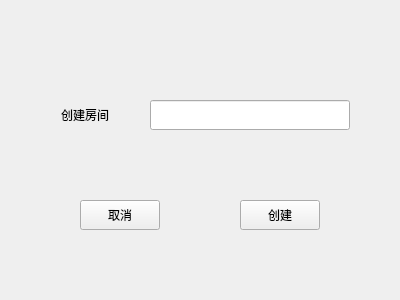
<?xml version="1.0" encoding="UTF-8"?>
<ui version="4.0">
 <class>CreateRoom</class>
 <widget class="QWidget" name="CreateRoom">
  <property name="geometry">
   <rect>
    <x>0</x>
    <y>0</y>
    <width>400</width>
    <height>300</height>
   </rect>
  </property>
  <property name="minimumSize">
   <size>
    <width>400</width>
    <height>300</height>
   </size>
  </property>
  <property name="maximumSize">
   <size>
    <width>400</width>
    <height>300</height>
   </size>
  </property>
  <property name="windowTitle">
   <string>Form</string>
  </property>
  <widget class="QLabel" name="label">
   <property name="geometry">
    <rect>
     <x>50</x>
     <y>100</y>
     <width>70</width>
     <height>30</height>
    </rect>
   </property>
   <property name="minimumSize">
    <size>
     <width>70</width>
     <height>30</height>
    </size>
   </property>
   <property name="maximumSize">
    <size>
     <width>70</width>
     <height>30</height>
    </size>
   </property>
   <property name="text">
    <string>&lt;html&gt;&lt;head/&gt;&lt;body&gt;&lt;p align=&quot;center&quot;&gt;创建房间&lt;/p&gt;&lt;/body&gt;&lt;/html&gt;</string>
   </property>
  </widget>
  <widget class="QLineEdit" name="lineEdit">
   <property name="geometry">
    <rect>
     <x>150</x>
     <y>100</y>
     <width>200</width>
     <height>30</height>
    </rect>
   </property>
  </widget>
  <widget class="QPushButton" name="createButton">
   <property name="geometry">
    <rect>
     <x>240</x>
     <y>200</y>
     <width>80</width>
     <height>30</height>
    </rect>
   </property>
   <property name="text">
    <string>创建</string>
   </property>
  </widget>
  <widget class="QPushButton" name="cancelButton">
   <property name="geometry">
    <rect>
     <x>80</x>
     <y>200</y>
     <width>80</width>
     <height>30</height>
    </rect>
   </property>
   <property name="text">
    <string>取消</string>
   </property>
  </widget>
 </widget>
 <resources/>
 <connections/>
</ui>
